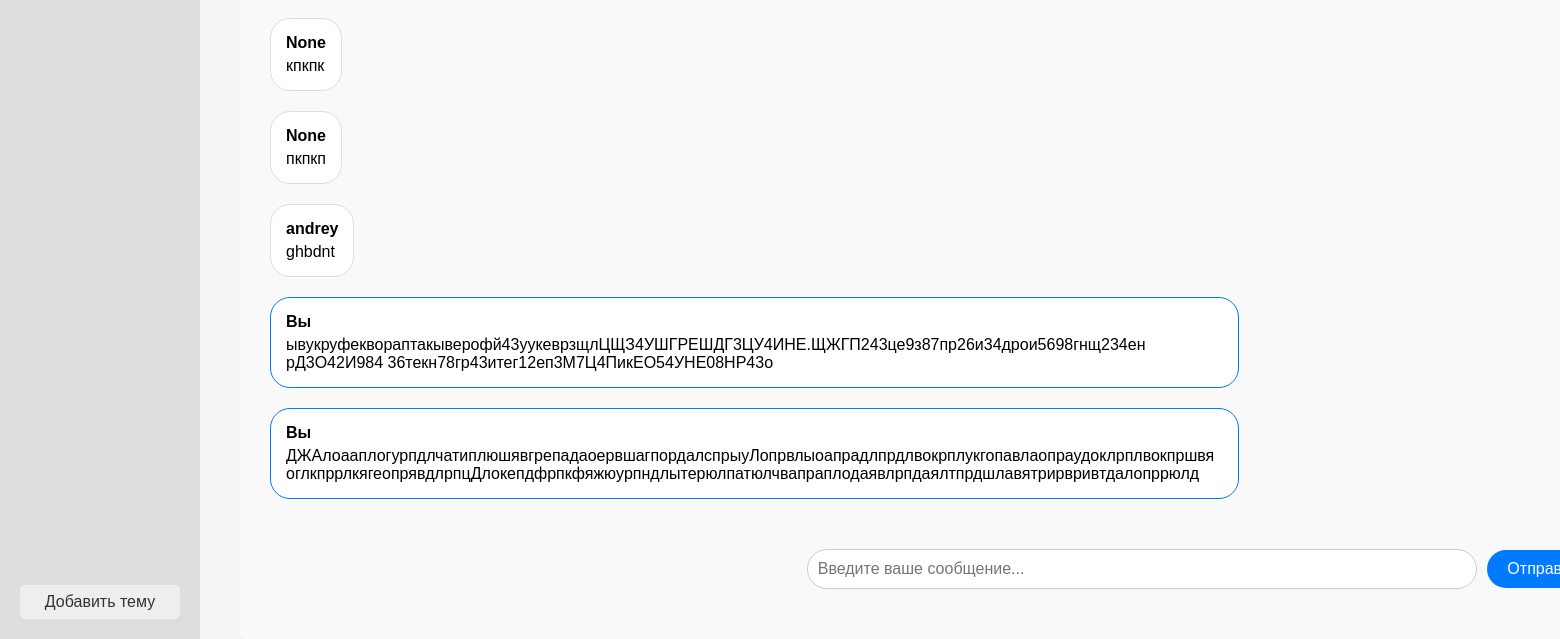
The app's page /topics/obshie-voprosy (signed in, lower part), older data.
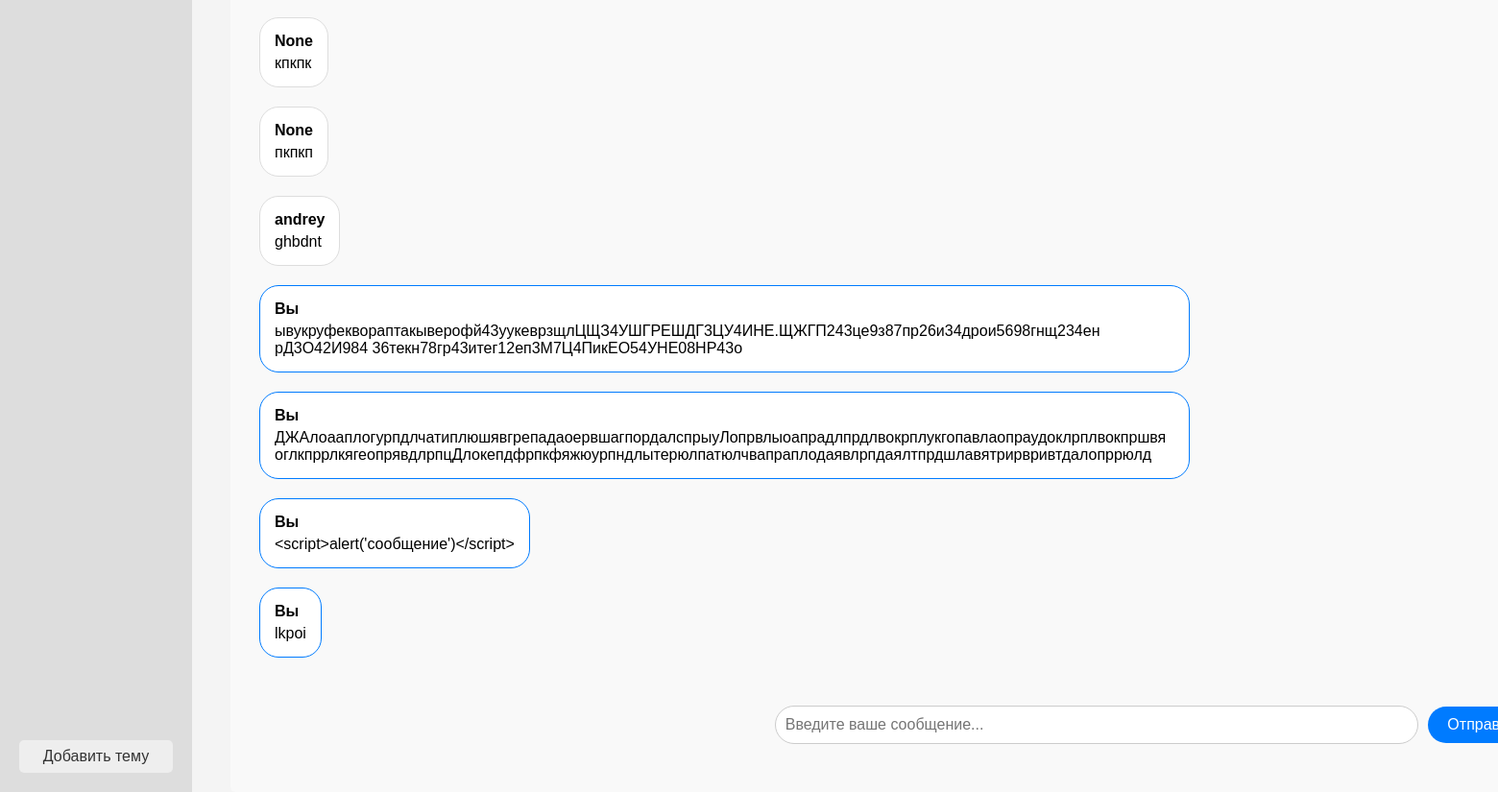
The same page, newer data.
### data/classes.py (models this page shows, shortened)
class Message(SqlAlchemyBase):
    __tablename__ = 'messages'
    id = sqlalchemy.Column(sqlalchemy.Integer, primary_key=True ,autoincrement=True)
    content = sqlalchemy.Column(sqlalchemy.Text, nullable=False)
    topic_id = sqlalchemy.Column(sqlalchemy.Integer, sqlalchemy.ForeignKey('topics.id'), nullable=False)
    topic = orm.relationship("Topic", back_populates="messages")
    author = sqlalchemy.Column(sqlalchemy.String, sqlalchemy.ForeignKey('users.name'), nullable=False)
    author_id = orm.relationship("User", backref="messages")
    created_at = sqlalchemy.Column(sqlalchemy.DateTime, default=datetime.datetime.now)

### main.py (the view)
@app.route('/topics/<topic_slug>')
@login_required  # защита роута от намереннового избежания авторизации
@logger.catch()
def show_topic(topic_slug):
    db_sess = db_session.create_session()
    topics = db_sess.query(Topic).filter(Topic.status == 'ok')
    messages = db_sess.query(Message).join(Topic).filter(Topic.slug == str(topic_slug)).all()
    is_auth = current_user.is_authenticated
    data = {
        'main_title': 'WTForum. Главная страница',
        'label_account_or_login': 'Войти' if not is_auth else current_user.name,
        'url_account_or_login': '/login' if not is_auth else '#',
        'topics_list': topics,
        'messages': messages,
        'topic_slug': topic_slug,
    }
    return render_template('show_topic.html', **data)

### database/db_session.py (called while the page is built)
def create_session() -> Session:
    global __factory
    return __factory()

### main.py (called while the page is built)
@login_manager.user_loader
@logger.catch()
def load_user(user_id):
    db_sess = db_session.create_session()
    user = db_sess.get(User, user_id)
    db_sess.close()
    return user  # Возвращает объект User или None

### templates/show_topic.html (shortened to what this page needs)
{% extends "base.html" %}
{% block content %}
<div class="content">
    <div class="messages-container" id="chat">
        {% for item in messages %}
        {% if item.author == current_user.name %}
        <div class="message-box-your">
            <h4>Вы</h4>
            <p>{{ item.content }}</p>
        </div>
        {% else %}
        <div class="message-box">
            <h4>{{ item.author }}</h4>
            <p>{{ item.content }}</p>
        </div>
        {% endif %}
        {% endfor %}
    </div>
    <div class="message-input-container">
        <input type="text" class="message-input" id="message_input" placeholder="Введите ваше сообщение...">
        <button class="send-button" id="send_button">Отправить</button>
    </div>
</div>
{% endblock %}

### templates/base.html (shortened to what this page needs)
<!DOCTYPE html>
<html>
<head>
    <link rel="stylesheet" href="../static/css/index.css">
</head>
<body>
<div class="container">
    <div class="sidebar">
        <ul>
        </ul>
        <a href="/add_topic" class="add-topic-button">Добавить тему</a>
    </div>
    {% block content %}
    {% endblock %}
</div>
</body>
</html>

### static/css/index.css (style rules this page uses)
body { font-family: Arial, sans-serif; margin: 0; padding: 0; background-color: #f4f4f4; }
.container { display: flex; min-height: 100vh; }
.sidebar { width: 200px; background-color: #ddd; padding: 20px; position: fixed; top: 60px; left: 0; height: calc(100vh - 60px); overflow-y: auto; display: flex; flex-direction: column; box-sizing: border-box; }
.sidebar ul { list-style: none; padding: 0; margin: 0; flex: 1; }
.sidebar a { display: block; padding: 8px; background-color: #eee; color: #333; text-decoration: none; border-radius: 5px; }
.add-topic-button { display: block; padding: 10px 15px; background-color: #007bff; color: white; text-decoration: none; border-radius: 5px; text-align: center; box-sizing: border-box; }
.content { flex: 1; padding: 20px; margin-left: 240px; margin-top: 80px; }
.content { flex: 3; padding: 20px; background-color: #f9f9f9; border-radius: 5px; }
.messages-container { flex: 1; overflow-y: auto; display: flex; flex-direction: column; align-items: flex-start; padding: 10px; }
.message-input-container { display: flex; align-items: center; width: 100%; max-width: 800px; margin: 20px auto 0 auto; }
.message-input { flex-grow: 1; padding: 10px; border: 1px solid #ccc; border-radius: 20px; font-size: 16px; outline: none; box-sizing: border-box; }
.send-button { background-color: #007bff; color: white; border: none; padding: 10px 20px; border-radius: 20px; font-size: 16px; cursor: pointer; margin-left: 10px; outline: none; transition: background-color 0.3s ease; }
.messages-container { flex: 1; overflow-y: auto; display: flex; flex-direction: column; align-items: flex-start; max-height: calc(100vh - 230px); }
.message-box { background-color: #fff; border: 1px solid #ddd; margin-bottom: 20px; padding: 15px; border-radius: 20px; word-wrap: break-word; max-width: 50%; align-self: flex-start; }
.message-box h4 { margin-top: 0; margin-bottom: 5px; }
.message-box p { margin: 0; }
.message-box-your { background-color: #fff; border: 1px solid #ddd; margin-bottom: 20px; padding: 15px; border-radius: 20px; word-wrap: break-word; max-width: 50%; align-self: flex-start; border-color: #007bff; }
.message-box-your h4 { margin-top: 0; margin-bottom: 5px; }
.message-box-your p { margin: 0; }

Row changes from the older to the newer data that the page shows:
added Message: content "<script>alert('сообщение')</script>"
added Message: content "lkpoi"
